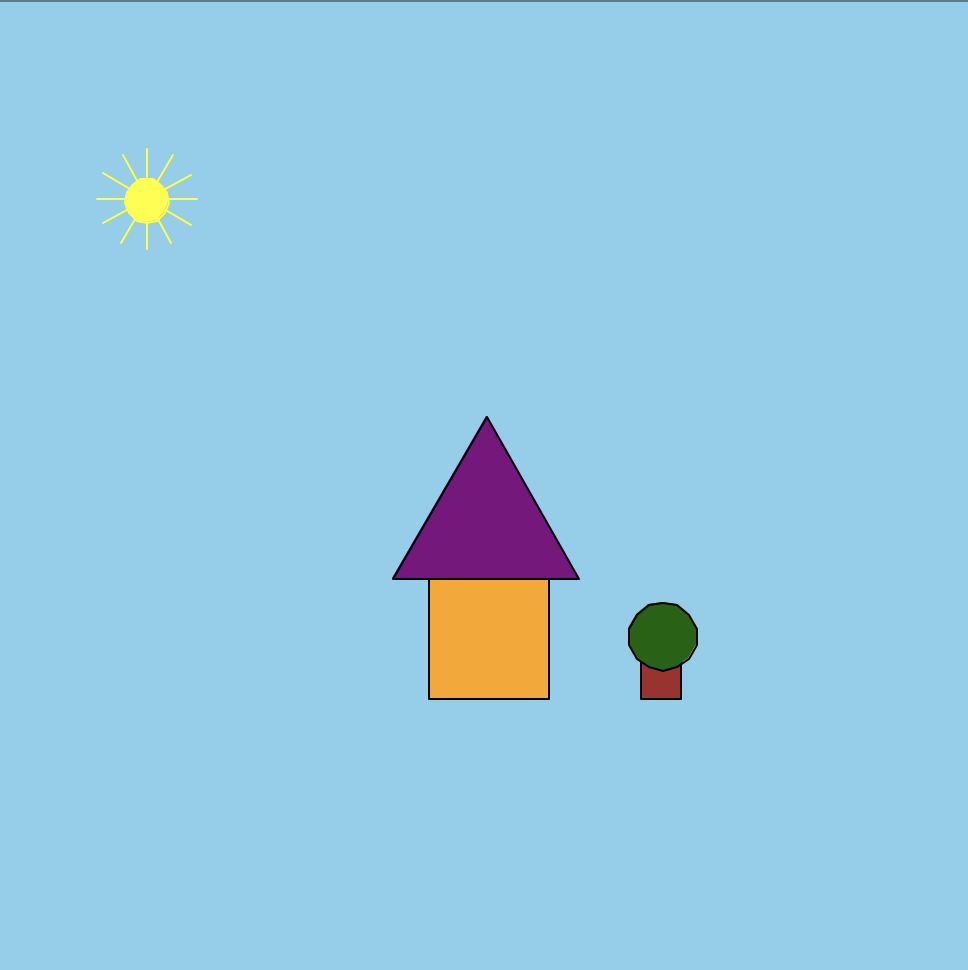

Write Python code to recreate this figure.
# Author: Sloane Luckiewicz
import turtle 
turtle.bgcolor("sky blue")
turtle.setup(500,500)

# setup pen
pen = turtle.Turtle()
pen.color("black")
pen.hideturtle()
pen.speed(0)
size = 200

# Variables
houseBase = size * .30

# centering
pen.up()
pen.setpos(-houseBase/2, -size/2)
pen.down()
# House 
pen.begin_fill()
pen.fillcolor("orange")
for i in range (4):
    pen.forward(houseBase)
    pen.left(90)
pen.end_fill()

# roof
pen.up()
pen.setpos(-houseBase/1.25, -size/2+houseBase)
pen.down()
pen.begin_fill()
pen.fillcolor("purple")
for i in range (3):
    pen.forward(houseBase+33)
    pen.left(120)
pen.end_fill()

# tree base
pen.up()
pen.setpos(houseBase + 16, -size/2)
pen.down()
pen.begin_fill()
pen.fillcolor("brown")
for i in range (4):
    pen.forward(houseBase/3)
    pen.left(90)
pen.end_fill()

# leaves
pen.up()
pen.setpos(houseBase+27, -size/2 + 14)
pen.down()
pen.begin_fill()
pen.fillcolor("dark green")
pen.circle(houseBase/3.5)
pen.end_fill()

# sun
pen.up()
pen.setpos(-houseBase*2.85, size*.69)
pen.color("yellow")
pen.down()
pen.begin_fill()
pen.fillcolor("yellow")
pen.circle(houseBase/5.5)
pen.end_fill()

# rays
pen.up()
pen.setpos(-houseBase*2.85, size*.75)
pen.color("yellow")
pen.down()
for i in range (12):
    pen.forward(25)
    pen.up()
    pen.setpos(-houseBase*2.85, size*.75)
    pen.down()
    pen.left(30)

turtle.done()
